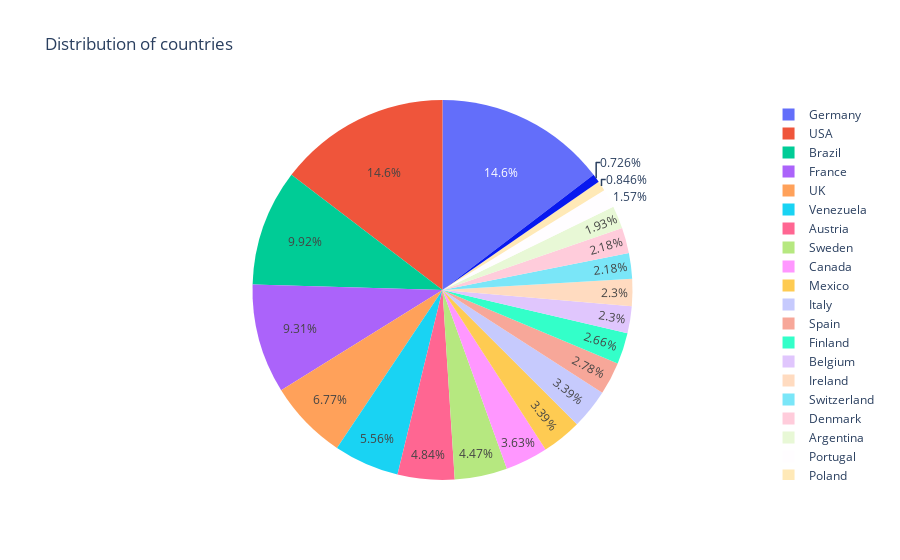

Notebook code cell kept with this figure:
### Code cell
px.pie(data_frame=orders , names='country' , title='Distribution of countries')

### Figure 1 — Plotly figure (JSON) as saved in the notebook; plotly's stock layout.template omitted (floating-point values rounded to 4 significant figures; data arrays with more than 128 entries replaced by an {"elided": "..."} marker saying what was removed)
{"data": [{"domain": {"x": [0, 1], "y": [0, 1]}, "hovertemplate": "country=%{label}<extra></extra>", "labels": {"elided": "827 str values"}, "legendgroup": "", "name": "", "showlegend": true, "type": "pie"}], "layout": {"legend": {"tracegroupgap": 0}, "title": {"text": "Distribution of countries"}}}
